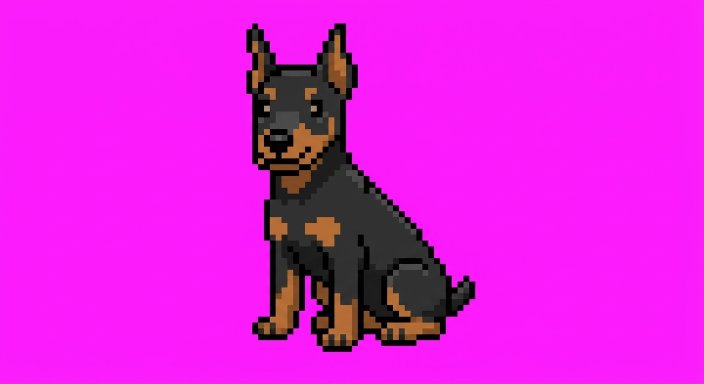
#> input picture art/doberman/sit.jpg, 1407 x 768 px, found by its file name (shown at 1/2 size)
$ python extract.py ../../art/doberman/sit.jpg sit
#> lines starting #> are read from the running program, lines starting #| are printed output that depends on the picture; after the words box and inside, x2 and y2 are one past the last pixel; in counts of white or black regions, pixels touching at a corner belong together
"""把 Gemini 生成的像素狗圖（洋紅 #FF00FF 背景）轉成調色盤字母格。

可以當指令用，也可以被 import_breed.py 匯入使用。

指令用法（在 sprites/<品種>/ 資料夾下執行，產生 <名稱>.json 字母格與 <名稱>.png 放大檢查圖）：
    cd sprites/doberman
    python ../../tools/extract.py ../../art/doberman/sit.jpg sit
    python ../../tools/extract.py ../../art/doberman/walk_sheet.jpg walk --rows2       # 一張圖多格，全部存成同一個姿勢
    python ../../tools/extract.py sheet.jpg x --sheet stand,sit,sleep,eat,poop,stretch  # 動作表：依閱讀順序切成多個姿勢
    python ../../tools/extract.py sit.jpg sit --palette palette.json                    # 用指定調色盤（新品種）

轉完記得跑 python tools/build_js.py 把資料合併進預覽頁與桌面程式。
"""
import sys, json
import numpy as np
from PIL import Image
from collections import deque

# ── 讀圖：偵測像素格大小，取每一格的代表色 ─────────────────

def _period(sig, lo=5, hi=26):
    s = sig - sig.mean(); n = np.arange(len(s)); best = (0, 0)
    for p in np.arange(lo, hi, 0.02):
        c = abs((s * np.exp(-2j*np.pi*n/p)).sum()) * (p ** 0.5)
        if c > best[0]: best = (c, p)
    return best[1]

def _phase(sig, p):
    s = sig - sig.mean(); n = np.arange(len(s))
    return (-np.angle((s*np.exp(-2j*np.pi*n/p)).sum())/(2*np.pi)*p) % p

def is_bg(px):
    r, g, b = px
    if r > 170 and b > 170 and g < 120: return True
    return b > g+40 and r > g+40 and abs(r-b) < 60   # 背景與輪廓混色的邊緣

def load_cells(path, with_origin=False):
    """回傳 (cells[H,W,3], 前景遮罩[H,W], 格子大小)；with_origin=True 時多回傳格線起點 (px, py)，用來換算回原圖座標。"""
    im = np.asarray(Image.open(path).convert('RGB')).astype(float)
    g = im.mean(axis=2)
    dx = np.abs(np.diff(g, axis=1)).mean(axis=0); dy = np.abs(np.diff(g, axis=0)).mean(axis=1)
    p = (_period(dx) + _period(dy)) / 2
    px, py = _phase(dx, p), _phase(dy, p)
    W = int((im.shape[1]-px)//p); H = int((im.shape[0]-py)//p)
    cells = np.zeros((H, W, 3))
    m = max(1, int(p*0.25))
    for j in range(H):
        for i in range(W):
            x0 = px+i*p; y0 = py+j*p
            blk = im[int(y0)+m:int(y0+p)-m, int(x0)+m:int(x0+p)-m]
            cells[j, i] = np.median(blk.reshape(-1, 3), axis=0)
    fg = np.array([[not is_bg(cells[j, i]) for i in range(W)] for j in range(H)])
    return (cells, fg, p, (px, py)) if with_origin else (cells, fg, p)

# ── 切出每一隻狗 ───────────────────────────────

def _label(mask):
    H, W = mask.shape; lab = np.zeros((H, W), int); n = 0
    for y in range(H):
        for x in range(W):
            if mask[y, x] and not lab[y, x]:
                n += 1; q = deque([(y, x)]); lab[y, x] = n
                while q:
                    cy, cx = q.popleft()
                    for dy in (-1, 0, 1):
                        for dx in (-1, 0, 1):
                            ny, nx = cy+dy, cx+dx
                            if 0 <= ny < H and 0 <= nx < W and mask[ny, nx] and not lab[ny, nx]:
                                lab[ny, nx] = n; q.append((ny, nx))
    return lab, n

# [9 lines left out: function _dilate, not called in this run]

def find_sprites(fg, gap=1, min_px=30):
    """把前景切成一塊塊（相距 gap 格以內的視為同一隻（太大會把排與排之間的狗連起來），例如吃飯時的狗碗），依閱讀順序（由上而下、由左而右）排好。
    回傳 [(y0, x0, mask), ...]。"""
    if gap:
        # 先濾掉零散的小雜點（JPEG 壓縮殘影），不然擴張時會把兩隻相距很遠的狗串在一起
        lab0, n0 = _label(fg)
        sizes = np.bincount(lab0.ravel(), minlength=n0 + 1)
        fg = fg & (sizes[lab0] >= 8)
    lab, n = _label(_dilate(fg, gap) if gap else fg)
    blobs = []
    for k in range(1, n+1):
        m = (lab == k) & fg
        if m.sum() < min_px: continue
        ys, xs = np.where(m)
        y0, y1, x0, x1 = ys.min(), ys.max()+1, xs.min(), xs.max()+1
        blobs.append((y0, x0, m[y0:y1, x0:x1]))
    # 分排：中心點落在目前這一排的上下範圍內就算同一排
    blobs.sort(key=lambda b: b[0] + b[2].shape[0] / 2)
    rows = []
    for b in blobs:
        cy = b[0] + b[2].shape[0] / 2
        if rows and rows[-1]['top'] <= cy <= rows[-1]['bottom']:
            rows[-1]['items'].append(b)
            rows[-1]['bottom'] = max(rows[-1]['bottom'], b[0] + b[2].shape[0])
        else:
            rows.append({'top': b[0], 'bottom': b[0] + b[2].shape[0], 'items': [b]})
    return [b for r in rows for b in sorted(r['items'], key=lambda b: b[1])]

# ── 上色分類 ──────────────────────────────────

def doberman_letter(px):
    """杜賓用的固定分類：中性色依亮度分 K/S/B/H，暖色分 E/D/T。"""
    r, g, b = px; L = (r+g+b)/3
    if b > r+25 and b > g+15:              # 藍色狗碗
        return 'U' if L > 90 else 'u'
    if r > g+20 and b < g+30:
        return 'E' if r < 120 else ('D' if r < 165 else 'T')
    if r > g+30 and b > g+20: return 'P'   # 舌頭/嘴巴
    if L < 12: return 'K'
    if L < 38: return 'S'
    if L < 58: return 'B'
    if L < 95: return 'H'
    return 'W'

DOBERMAN_PREVIEW = {'K':(11,11,11),'S':(28,29,29),'B':(46,47,47),'H':(74,75,74),'W':(214,214,214),'E':(110,68,32),
                    'D':(154,92,44),'T':(189,120,64),'P':(200,90,110),'U':(80,140,220),'u':(40,80,160)}

def hex_rgb(h): h = h.lstrip('#'); return tuple(int(h[i:i+2], 16) for i in (0, 2, 4))

# [6 lines left out: function palette_letter, not called in this run]

PALETTE_SYMBOLS = '0123456789abcdefgh'

# [26 lines left out: function auto_palette, not called in this run]

def to_rows(cells, y0, x0, m, letter, peel_pink=False):
    rows = [''.join(letter(cells[y0+j, x0+i]) if m[j, i] else '.' for i in range(m.shape[1])) for j in range(m.shape[0])]
    if peel_pink:
        # 剝掉貼著透明區的粉紅邊（JPEG 混色殘影），舌頭在嘴巴裡面不會被剝到
        g = [list(r) for r in rows]; changed = True
        while changed:
            changed = False
            for j in range(len(g)):
                for i in range(len(g[0])):
                    if g[j][i] == 'P' and any(not (0 <= j+dy < len(g) and 0 <= i+dx < len(g[0])) or g[j+dy][i+dx] == '.'
                                              for dy, dx in ((1,0),(-1,0),(0,1),(0,-1))):
                        g[j][i] = '.'; changed = True
        rows = [''.join(r) for r in g]
    return trim(rows)

def trim(rows):
    """去掉四周全透明的行列（剝邊後可能多出來）。"""
    ys = [j for j, r in enumerate(rows) if r.strip('.')]
    if not ys: return rows
    rows = rows[ys[0]:ys[-1]+1]
    xs = [i for i in range(len(rows[0])) if any(r[i] != '.' for r in rows)]
    return [r[xs[0]:xs[-1]+1] for r in rows]

def make_frame(rows):
    # 對齊點：上半身（頭+背）像素的水平重心，讓走路各格不會左右抖動
    top = [i for j in range(min(25, len(rows))) for i, ch in enumerate(rows[j]) if ch != '.']
    return {'rows': rows, 'ax': round(sum(top)/len(top), 1) if top else len(rows[0]) / 2}

# [46 lines left out: functions resize_rows, legs_only, not called in this run]

def save_preview(frames_by_name, path, color_of):
    """把多個姿勢並排畫成一張放大檢查圖。"""
    items = [(n, f['rows']) for n, fs in frames_by_name.items() for f in fs]
    Wt = sum(len(r[0]) + 3 for _, r in items); Ht = max(len(r) for _, r in items)
    img = Image.new('RGB', (Wt, Ht), (200, 230, 255)); ox = 0
    for _, rows in items:
        for j, r in enumerate(rows):
            for i, ch in enumerate(r):
                if ch != '.': img.putpixel((ox+i, Ht - len(rows) + j), color_of(ch))
        ox += len(rows[0]) + 3
    img.resize((Wt*5, Ht*5), Image.NEAREST).save(path)

# ── 指令 ─────────────────────────────────────

def main():
    sys.stdout.reconfigure(encoding='utf-8')
    args = sys.argv[1:]
    src, name = args[0], args[1]
    sheet = args[args.index('--sheet') + 1].split(',') if '--sheet' in args else None
    palette = json.load(open(args[args.index('--palette') + 1], encoding='utf-8')) if '--palette' in args else None

    cells, fg, p = load_cells(src)
#> in load_cells, `g = im.mean(axis=2)`:
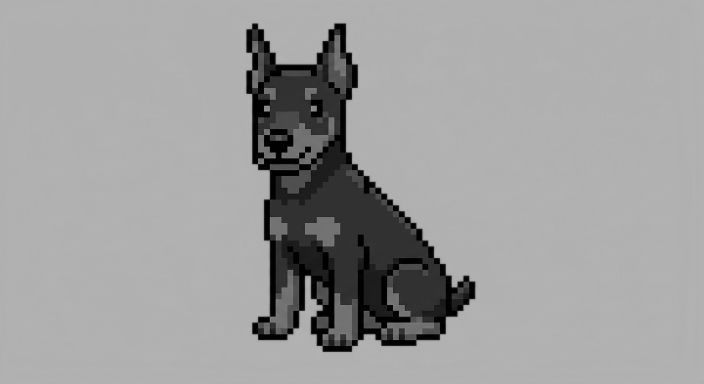
#> g: shape (768, 1407) float64 (shown at 1/2 size); min 0, max 183.3, mean 157.9
#> in load_cells, `dx = np.abs(np.diff(g, axis=1)).mean(axis=0)`: dx = 1406 values, max 42.9 at index 539, min 0.139 at index 156, mean 1.07
#> in load_cells, `dy = np.abs(np.diff(g, axis=0)).mean(axis=1)`: dy = 767 values, max 12.84 at index 679, min 0.193 at index 14, mean 0.891
#> in _period, `s = sig - sig.mean()`: s = 1406 values, max 41.83 at index 539, min -0.927 at index 156, mean -1.82e-16
#> in _period, `n = np.arange(len(s))`: n = 1406 values from 0 to 1405
#> the loop in _period, `for p in np.arange(lo, hi, 0.02):` made 1050 passes
#> (c, best) on passes 1, 2, 4, 5, 9, 10, 25, 26: (89.61, (89.61, 5)), (94.54, (94.54, 5.02)), (99.81, (99.81, 5.06)), (113, (113, 5.08)), (156.7, (156.7, 5.16)), (159.1, (159.1, 5.18)), (189.2, (189.2, 5.48)), (208.6, (208.6, 5.5))
#> the loop in _period (call 2), `for p in np.arange(lo, hi, 0.02):` made 1050 passes
#> (c, best) on passes 1, 4, 5, 6, 7, 8, 10, 21: (20.72, (20.72, 5)), (21.49, (21.49, 5.06)), (27.77, (27.77, 5.08)), (28.3, (28.3, 5.1)), (28.93, (28.93, 5.12)), (47.34, (47.34, 5.14)), (51.4, (51.4, 5.18)), (82.77, (82.77, 5.4))
#> in load_cells, `p = (_period(dx) + _period(dy)) / 2`: p = 11.73
#> in _phase, `n = np.arange(len(s))`: n = 1406 values from 0 to 1405
#> in load_cells, `px, py = _phase(dx, p), _phase(dy, p)`: px = 10.84; py = 10.8
#> in load_cells, `W = int((im.shape[1] - px) // p)`: W = 119
#> in load_cells, `H = int((im.shape[0] - py) // p)`: H = 64
#> in load_cells, `m = max(1, int(p*0.25))`: m = 2
#> after the loop in load_cells, `for j in range(H):`:
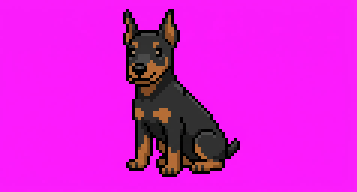
#> cells: shape (64, 119, 3) float64 (shown 3 times larger); mean R, G, B 222.4, 30.2, 219.1
#> in is_bg, `r, g, b = px`: r = 251; g = 29; b = 252
#> in load_cells, `fg = np.array([[not is_bg(cells[j, i]) for i in range(W)] for j in ran..`:
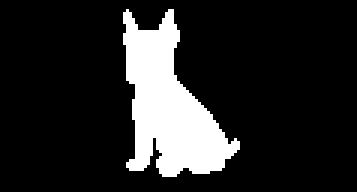
#> fg: shape (64, 119) bool (shown 3 times larger); 15.1% white; 1 white region, box (x1, y1, x2, y2) and area: (41, 3, 80, 59) 1148
#> p = 11.73
    blobs = find_sprites(fg, gap=1 if sheet else 0)
#> in find_sprites, `lab, n = _label(_dilate(fg, gap) if gap else fg)`: n = 1
#> the loop in find_sprites, `for k in range(1, n+1):` made 1 pass
#> (y0, y1, x0, x1) on pass 1: (3, 59, 41, 80)
#> after the loop in find_sprites, `for k in range(1, n+1):`: blobs = 1 item
#> the loop in find_sprites, `for b in blobs:` made 1 pass
#> cy on pass 1: 31
#> blobs = 1 item
    letter = palette_letter(palette) if palette else doberman_letter
    frames = [make_frame(to_rows(cells, y0, x0, m, letter, peel_pink=not palette)) for y0, x0, m in blobs]
#> in doberman_letter, `r, g, b = px`: r = 9; g = 0; b = 10
#> in doberman_letter, `L = (r + g + b) / 3`: L = 6.33
#> in to_rows, `g = [list(r) for r in rows]`: g = 56 items
#> in trim, `ys = [j for j, r in enumerate(rows) if r.strip('.')]`: ys = 56 values from 0 to 55
#> in trim, `rows = rows[ys[0]:ys[-1]+1]`: rows = 56 items
#> in trim, `xs = [i for i in range(len(rows[0])) if any(r[i] != '.' for r in rows)]`: xs = 39 values from 0 to 38
#> in make_frame, `top = [i for j in range(min(25, len(rows))) for i, ch in enumerate(row..`: top = 356 values, max 18 at index 68, min 0 at index 3, mean 8.82
#> frames = 1 item
    print(f'{src}: 格子 {p:.2f}px，找到 {len(frames)} 隻：{[(len(f["rows"][0]), len(f["rows"])) for f in frames]}')
#| ../../art/doberman/sit.jpg: 格子 11.73px，找到 1 隻：[(39, 56)]

    out = {}
    if sheet:
        if len(frames) != len(sheet):
            print(f'⚠ 動作表應該有 {len(sheet)} 隻，實際找到 {len(frames)} 隻，請檢查 {name}_check.png')
        for n, f in zip(sheet, frames): out[n] = [f]
    else:
        out[name] = frames
    for n, fs in out.items(): json.dump(fs, open(f'{n}.json', 'w'))
#> this loop made 1 pass
#> n on pass 1: 'sit'
    color_of = (lambda ch: hex_rgb(palette[ch]) if ch in palette else (255, 0, 255)) if palette else (lambda ch: DOBERMAN_PREVIEW[ch])
    save_preview({f'{i}': [f] for i, f in enumerate(frames)} if sheet else out, f'{name}_check.png' if sheet else f'{name}.png', color_of)
#> in save_preview, `Wt = sum((len(r[0]) + 3 for _, r in items))`: Wt = 42
#> in save_preview, `Ht = max((len(r) for _, r in items))`: Ht = 56
#> in save_preview, `img = Image.new('RGB', (Wt, Ht), (200, 230, 255))`:
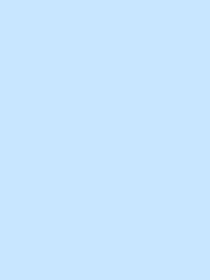
#> img: PIL image 42x56 RGB (shown 5 times larger); mean R, G, B 200, 230, 255
#> the loop in save_preview, `for _, rows in items:` made 1 pass
#> ox on pass 1: 42
#> after the loop in save_preview, `for _, rows in items:`:
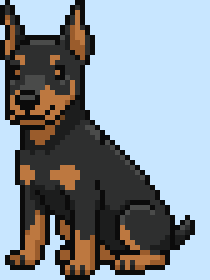
#> img: PIL image 42x56 RGB (shown 5 times larger); mean R, G, B 133.2, 142, 149.4
#> after the loop in save_preview, `for _, rows in items:`: ox = 42

if __name__ == '__main__':
    main()

$ run again, with art/corgi/sheet.jpg copied over art/doberman/sit.jpg
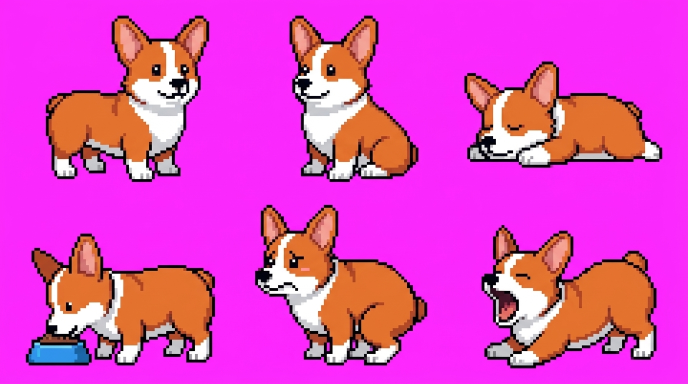
#> input picture art/corgi/sheet.jpg, 1376 x 768 px, found by its file name (shown at 1/2 size)
#> dx = 1375 values, max 38.34 at index 664, min 0.315 at index 32, mean 3.39
#> dy = 767 values, max 42.07 at index 317, min 0.291 at index 22, mean 3.29
#> in _period, `s = sig - sig.mean()`: s = 1375 values, max 34.95 at index 664, min -3.08 at index 32, mean 4.55e-16
#> in _period, `n = np.arange(len(s))`: n = 1375 values from 0 to 1374
#> the loop in _period, `for p in np.arange(lo, hi, 0.02):` made 1050 passes
#> (c, best) on passes 1, 2, 6, 14, 25, 27, 33, 34: (63.36, (63.36, 5)), (419.2, (419.2, 5.02)), (579.1, (579.1, 5.1)), (597.8, (597.8, 5.26)), (688.6, (688.6, 5.48)), (1130.2, (1130.2, 5.52)), (1444.8, (1444.8, 5.64)), (1976.4, (1976.4, 5.66))
#> the loop in _period (call 2), `for p in np.arange(lo, hi, 0.02):` made 1050 passes
#> (c, best) on passes 1, 2, 5, 10, 12, 24, 25, 28: (201, (201, 5)), (220.7, (220.7, 5.02)), (234.8, (234.8, 5.08)), (258.8, (258.8, 5.18)), (302.3, (302.3, 5.22)), (438.3, (438.3, 5.46)), (986.9, (986.9, 5.48)), (1024.7, (1024.7, 5.54))
#> in load_cells, `p = (_period(dx) + _period(dy)) / 2`: p = 5.74
#> in _phase, `n = np.arange(len(s))`: n = 1375 values from 0 to 1374
#> px = 3.94; py = 1.25
#> in load_cells, `W = int((im.shape[1] - px) // p)`: W = 239
#> in load_cells, `H = int((im.shape[0] - py) // p)`: H = 133
#> in load_cells, `m = max(1, int(p*0.25))`: m = 1
#> in is_bg, `r, g, b = px`: r = 252; g = 38; b = 252
#> fg: shape (133, 239) bool; 34.4% white; 6 white regions, box (x1, y1, x2, y2) and area: (167, 79, 228, 128) 2042, (9, 81, 74, 127) 1941, (88, 71, 148, 127) 1897, (16, 6, 72, 63) 1862, (101, 6, 145, 63) 1596, (161, 22, 230, 58) 1582
#> in main, `cells, fg, p = load_cells(src)`: p = 5.74
#> after the loop in _label, `for y in range(H):`:
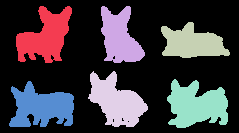
#> lab: shape (133, 239) int64; 7 distinct labels, from 0 to 6; one colour per label, 0 black
#> in find_sprites, `lab, n = _label(_dilate(fg, gap) if gap else fg)`: n = 6
#> the loop in find_sprites, `for k in range(1, n+1):` made 6 passes
#> (y0, y1, x0, x1) on passes 1 to 6: (6, 63, 16, 72), (6, 63, 101, 145), (22, 58, 161, 230), (71, 127, 88, 148), (79, 128, 167, 228), (81, 127, 9, 74)
#> after the loop in find_sprites, `for k in range(1, n+1):`: blobs = 6 items
#> the loop in find_sprites, `for b in blobs:` made 6 passes
#> cy on passes 1 to 6: 34.5, 34.5, 40, 99, 103.5, 104
#> after the loop in find_sprites, `for b in blobs:`: rows = 2 items
#> in main, `blobs = find_sprites(fg, gap=1 if sheet else 0)`: blobs = 6 items
#> in doberman_letter, `r, g, b = px`: r = 173; g = 105; b = 79
#> L = 119
#> in to_rows, `g = [list(r) for r in rows]`: g = 57 items
#> ys = 57 values from 0 to 56
#> in trim, `rows = rows[ys[0]:ys[-1]+1]`: rows = 57 items
#> xs = 56 values from 0 to 55
#> top = 600 values, max 55 at index 33, min 23 at index 7, mean 38.89
#> frames = 6 items
#| ../../art/doberman/sit.jpg: 格子 5.74px，找到 6 隻：[(56, 57), (44, 57), (69, 36), (65, 45), (59, 55), (61, 49)]
#> the loop in main, `for n, fs in out.items(): json.dump(fs, open(f'{n}.json', 'w'))` made 1 pass
#> n on pass 1: 'sit'
#> Wt = 372
#> Ht = 57
#> the loop in save_preview, `for _, rows in items:` made 6 passes
#> ox on passes 1 to 6: 59, 106, 178, 246, 308, 372
#> after the loop in save_preview, `for _, rows in items:`: ox = 372
#> in save_preview, `img.resize((Wt*5, Ht*5), Image.NEAREST).save(path)`:
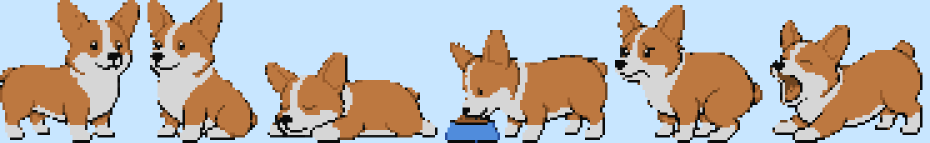
#> saved as sit.png: PIL image 1860x285 RGB (shown at 1/2 size); mean R, G, B 186.2, 179.3, 174.3

$ run again, with art/doberman/eat.jpg copied over art/doberman/sit.jpg
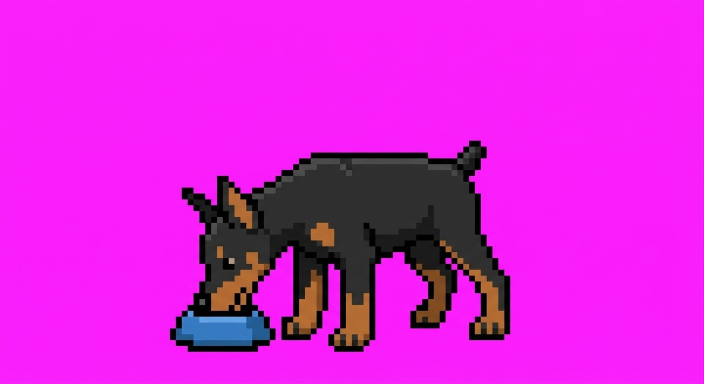
#> input picture art/doberman/eat.jpg, 1407 x 768 px, found by its file name (shown at 1/2 size)
#> dx = 1406 values, max 23.36 at index 961, min 0.112 at index 1378, mean 1.13
#> dy = 767 values, max 17.02 at index 304, min 0.0896 at index 34, mean 1.01
#> in _period, `s = sig - sig.mean()`: s = 1406 values, max 22.23 at index 961, min -1.02 at index 1378, mean -1.62e-16
#> in _period, `n = np.arange(len(s))`: n = 1406 values from 0 to 1405
#> the loop in _period, `for p in np.arange(lo, hi, 0.02):` made 1050 passes
#> (c, best) on passes 1, 6, 11, 12, 14, 15, 16, 37: (86.82, (86.82, 5)), (92.63, (92.63, 5.1)), (112.3, (112.3, 5.2)), (127.8, (127.8, 5.22)), (133.3, (133.3, 5.26)), (189.8, (189.8, 5.28)), (220.3, (220.3, 5.3)), (245.1, (245.1, 5.72))
#> the loop in _period (call 2), `for p in np.arange(lo, hi, 0.02):` made 1050 passes
#> (c, best) on passes 1, 2, 11, 15, 19, 23, 34, 35: (32.33, (32.33, 5)), (55.48, (55.48, 5.02)), (64.07, (64.07, 5.2)), (90.23, (90.23, 5.28)), (134.1, (134.1, 5.36)), (148.5, (148.5, 5.44)), (221.2, (221.2, 5.66)), (239.5, (239.5, 5.68))
#> in load_cells, `p = (_period(dx) + _period(dy)) / 2`: p = 11.72
#> in _phase, `n = np.arange(len(s))`: n = 1406 values from 0 to 1405
#> px = 11.15; py = 11.12
#> in load_cells, `W = int((im.shape[1] - px) // p)`: W = 119
#> in load_cells, `H = int((im.shape[0] - py) // p)`: H = 64
#> m = 2
#> in is_bg, `r, g, b = px`: r = 250; g = 32; b = 251
#> in load_cells, `fg = np.array([[not is_bg(cells[j, i]) for i in range(W)] for j in ran..`:
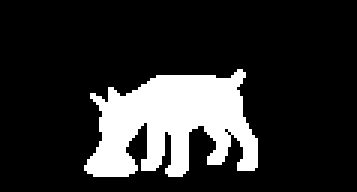
#> fg: shape (64, 119) bool (shown 3 times larger); 17.4% white; 1 white region, box (x1, y1, x2, y2) and area: (28, 23, 86, 59) 1326
#> in main, `cells, fg, p = load_cells(src)`: p = 11.72
#> in find_sprites, `lab, n = _label(_dilate(fg, gap) if gap else fg)`: n = 1
#> the loop in find_sprites, `for k in range(1, n+1):` made 1 pass
#> (y0, y1, x0, x1) on pass 1: (23, 59, 28, 86)
#> after the loop in find_sprites, `for k in range(1, n+1):`: blobs = 1 item
#> the loop in find_sprites, `for b in blobs:` made 1 pass
#> cy on pass 1: 41
#> in doberman_letter, `r, g, b = px`: r = 4; g = 0; b = 5
#> L = 3
#> in to_rows, `g = [list(r) for r in rows]`: g = 36 items
#> ys = 36 values from 0 to 35
#> in trim, `rows = rows[ys[0]:ys[-1]+1]`: rows = 36 items
#> xs = 58 values from 0 to 57
#> top = 962 values, max 57 at index 928, min 2 at index 201, mean 30.38
#> frames = 1 item
#| ../../art/doberman/sit.jpg: 格子 11.72px，找到 1 隻：[(58, 36)]
#> the loop in main, `for n, fs in out.items(): json.dump(fs, open(f'{n}.json', 'w'))` made 1 pass
#> n on pass 1: 'sit'
#> Wt = 61
#> Ht = 36
#> the loop in save_preview, `for _, rows in items:` made 1 pass
#> ox on pass 1: 61
#> after the loop in save_preview, `for _, rows in items:`: ox = 61
#> in save_preview, `img.resize((Wt*5, Ht*5), Image.NEAREST).save(path)`:
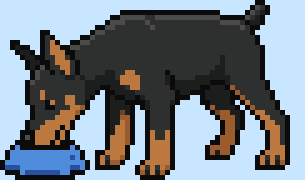
#> saved as sit.png: PIL image 305x180 RGB; mean R, G, B 113.9, 122.1, 129.8
